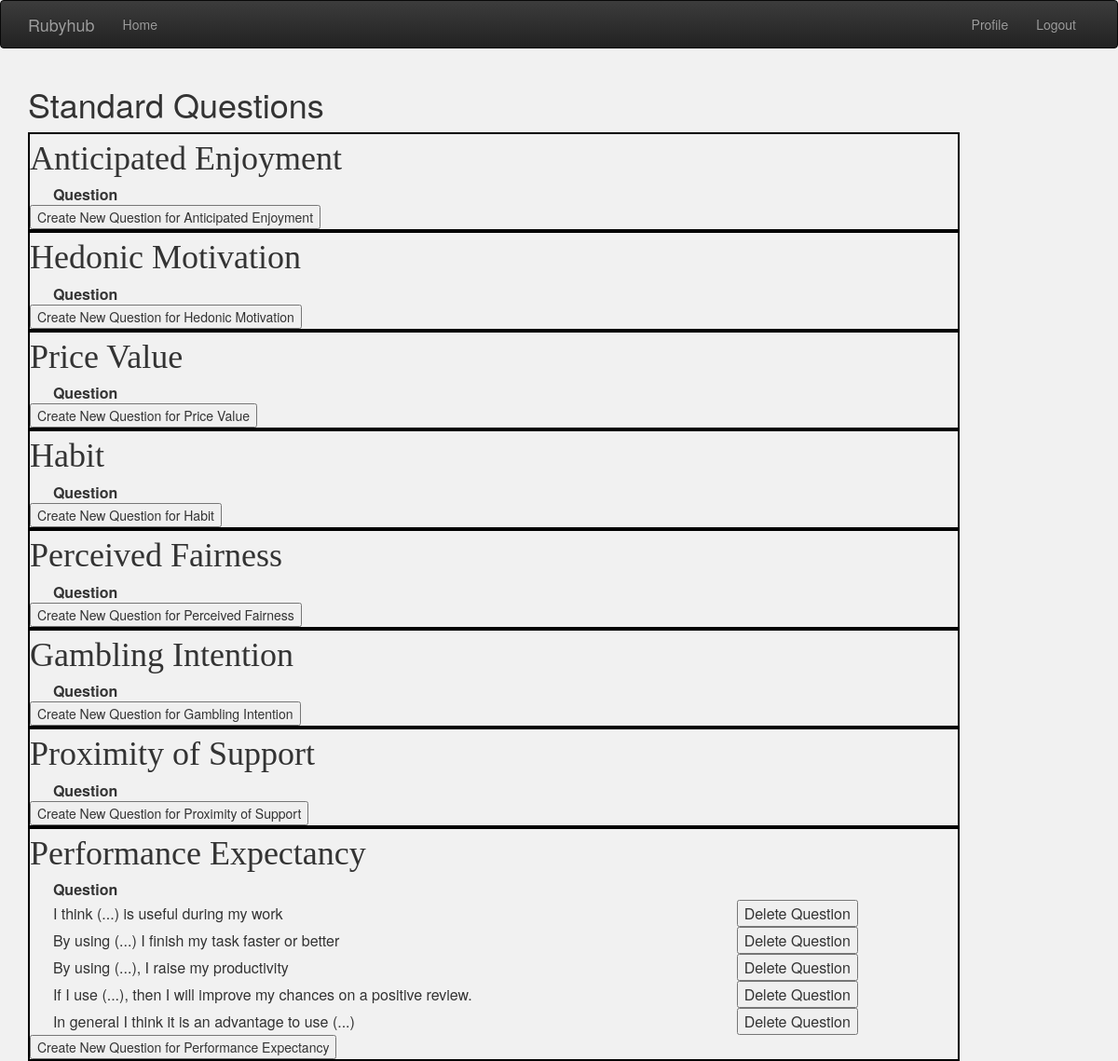
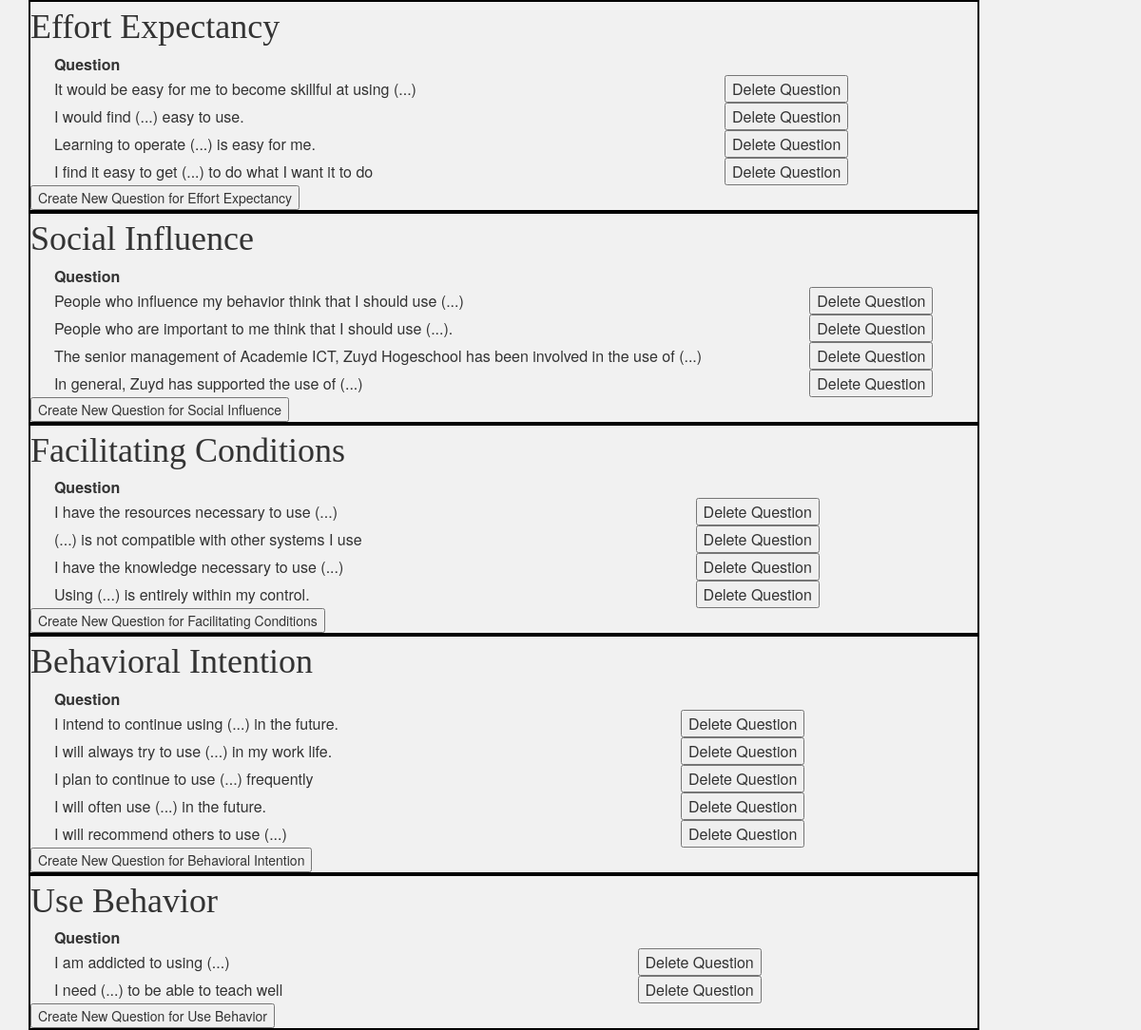
The app's page /standard_questions/Noudke (signed in) with its own data (2 pictures, top to bottom).
### app/models.py (models this page shows, shortened)
class CoreVariable(db.Model):
    id = db.Column(db.Integer, primary_key=True)
    name = db.Column(db.String(50))
    abbreviation = db.Column(db.String(4), unique=True)
    description = db.Column(db.String(1000))
    linked_models = db.relationship('UTAUTmodel', secondary=utautmodel_corevariable,
                                    backref=db.backref('models'), lazy='dynamic')
    user_id = db.Column(db.Integer, db.ForeignKey('user.id'))

class StandardQuestion(db.Model):
    id = db.Column(db.Integer, primary_key=True)
    question = db.Column(db.String(100))
    corevariable_id = db.Column(db.Integer, db.ForeignKey('core_variable.id'))
    user_id = db.Column(db.Integer, db.ForeignKey('user.id'))

### app/main/routes.py (the view)
@bp.route('/standard_questions/<username>', methods=['GET', 'POST'])
@login_required
def standard_questions(username):
    user = User.query.filter_by(username=username).first_or_404()
    studies = Study.query.all()
    corevariables = [core_variable for core_variable in CoreVariable.query.filter_by(user_id=current_user.id)] + \
                    [core_variable for core_variable in CoreVariable.query.filter_by(user_id=None)]
    questions = StandardQuestion.query.filter_by(user_id=user.id)
    return render_template("standard_questions.html", title='New Study', user=user, studies=studies,
                           corevariables=corevariables,
                           questions=questions)

### app/main/routes.py (called while the page is built)
@bp.before_app_request
def before_request():
    if current_user.is_authenticated:
        current_user.last_seen = datetime.utcnow()
        db.session.commit()

### app/models.py (called while the page is built)
@login.user_loader
def load_user(id):
    return User.query.get(int(id))

### app/templates/standard_questions.html
{% extends "base.html" %}
{% from 'bootstrap/form.html' import render_form, render_field %}
{% block app_content %}
    <link rel="stylesheet" href="{{ url_for('static', filename='style_standard_questions.css') }}">
    <div class="title-box">
        <h1 class="title-header">Standard Questions</h1>
    </div>
    {% for core_variable in corevariables %}
        <div id="table-corevariable">
            <h1 class="table-header"> {{ core_variable.name }}</h1>
            <table class="table-class">
              <tr>
                <th>Question</th>
              </tr>
              {% for question in questions if question.corevariable_id == core_variable.id %}
                  <tr>
                    <td> {{ question.question }}</td>
                    <td>
                        <button type="button" onclick="window.location.href='{{ url_for('main.remove_standard_question',
                        id_question=question.id) }}';">
                            Delete Question
                        </button>
                    </td>
                  </tr>
              {% endfor %}
            </table>
            <button type="button" onclick="window.location.href='{{ url_for('main.new_standard_question',
            name_corevariable=core_variable.name, username=user.username) }}';">
                Create New Question for {{ core_variable.name }}
            </button>
        </div>
    {% endfor %}
{% endblock %}

### app/static/style_standard_questions.css (style rules this page uses)
#table-corevariable { position: relative; width: 1000px; height: auto; background-color: #f1f1f1; border: 2px solid black; }
.table-header { margin-top: 7px; margin-bottom: 7px; font-family: Georgia, serif; }
.table-class { width: 95%; margin: 0 auto; }

### records on screen
CoreVariable: name "Anticipated Enjoyment"
CoreVariable: name "Hedonic Motivation"
CoreVariable: name "Price Value"
CoreVariable: name "Habit"
CoreVariable: name "Perceived Fairness"
CoreVariable: name "Gambling Intention"
CoreVariable: name "Proximity of Support"
CoreVariable: name "Performance Expectancy"
StandardQuestion: question "I think (...) is useful during my work"
StandardQuestion: question "By using (...) I finish my task faster or better"
StandardQuestion: question "By using (...), I raise my productivity"
StandardQuestion: question "If I use (...), then I will improve my chances on a positive review."
StandardQuestion: question "In general I think it is an advantage to use (...)"
CoreVariable: name "Effort Expectancy"
StandardQuestion: question "It would be easy for me to become skillful at using (...)"
StandardQuestion: question "I would find (...) easy to use."
StandardQuestion: question "Learning to operate (...) is easy for me."
StandardQuestion: question "I find it easy to get (...) to do what I want it to do"
CoreVariable: name "Social Influence"
StandardQuestion: question "People who influence my behavior think that I should use (...)"
StandardQuestion: question "People who are important to me think that I should use (...)."
StandardQuestion: question "The senior management of Academie ICT, Zuyd Hogeschool has been involved in the use of (...)"
StandardQuestion: question "In general, Zuyd has supported the use of (...)"
CoreVariable: name "Facilitating Conditions"
StandardQuestion: question "I have the resources necessary to use (...)"
StandardQuestion: question "(...) is not compatible with other systems I use"
StandardQuestion: question "I have the knowledge necessary to use (...)"
StandardQuestion: question "Using (...) is entirely within my control."
CoreVariable: name "Behavioral Intention"
StandardQuestion: question "I intend to continue using (...) in the future."
StandardQuestion: question "I will always try to use (...) in my work life."
StandardQuestion: question "I plan to continue to use (...) frequently"
StandardQuestion: question "I will often use (...) in the future."
StandardQuestion: question "I will recommend others to use (...)"
CoreVariable: name "Use Behavior"
StandardQuestion: question "I am addicted to using (...)"
StandardQuestion: question "I need (...) to be able to teach well"
